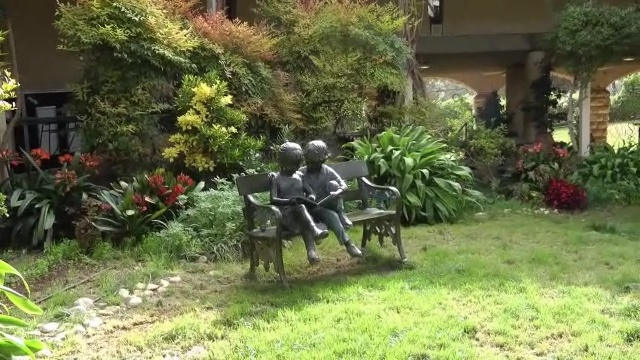
#> input picture video_frames/102.jpg, 640 x 360 px
$ python -i img_trans.py   (imports and definitions only)
#> lines starting #> are read from the running program, lines starting #| are printed output that depends on the picture
import numpy as np
import cv2
from keii_sdk.ir_color import ppbyIron

class img_trans():
    def __init__(self):
        pass

    # [305 lines left out: functions detect_crop_imhance, keii_read_u16img, Hist16to8_new, Hist_fuse16to8, Hist16to8, Hist16to8_v1 and 1 more, not called in this run]


    # 导向滤波
    # 导向滤波
    def guideFilter(self,I, g, radius, eps):
#> called with radius = 2, eps = 3251.2
        winSize = int(radius*2 +1)
        """I:导入的图像， g:引导图像"""
        mean_I = cv2.boxFilter(I, ddepth=-1, ksize=(winSize,winSize), normalize=1)  # I的均值平滑
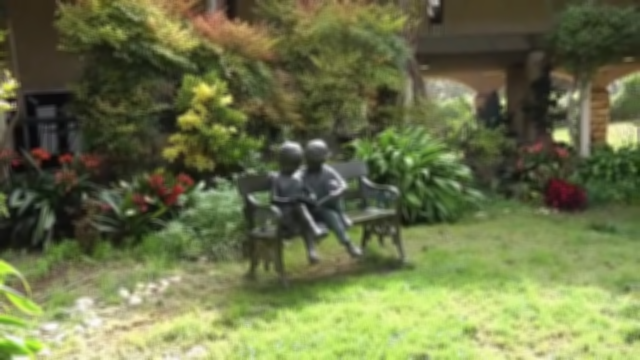
#> mean_I: shape (360, 640, 3) float32; mean R, G, B 108.7, 115.7, 73.1
        mean_g = cv2.boxFilter(g, ddepth=-1, ksize=(winSize,winSize), normalize=1)  # g的均值平滑

        mean_gg = cv2.boxFilter(g * g, ddepth=-1, ksize=(winSize,winSize), normalize=1)  # I*I的均值平滑
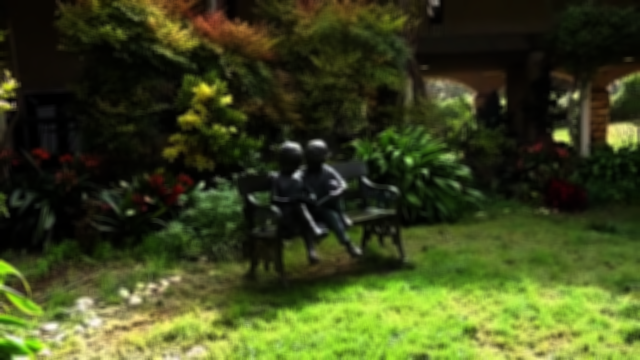
#> mean_gg: shape (360, 640, 3) float32; mean R, G, B 15572.5, 17825.6, 7445.7; drawn with min black and max white
        mean_Ig = cv2.boxFilter(I * g, ddepth=-1, ksize=(winSize,winSize), normalize=1)  # I*g的均值平滑

        var_g = mean_gg - mean_g * mean_g  # 方差
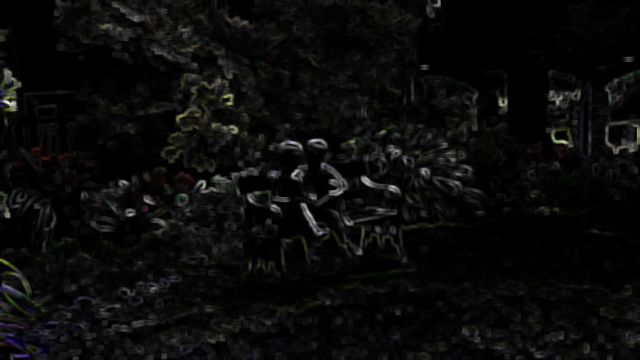
#> var_g: shape (360, 640, 3) float32; mean R, G, B 444.7, 446.9, 424.4; drawn with min black and max white
        cov_Ig = mean_Ig - mean_I * mean_g  # 协方差

        a = cov_Ig / (var_g + eps)  # 相关因子a
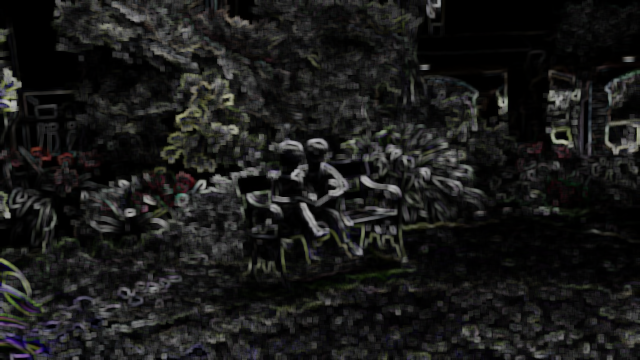
#> a: shape (360, 640, 3) float32; mean R, G, B 0.103, 0.103, 0.0989
        b = mean_I - a * mean_g  # 相关因子b
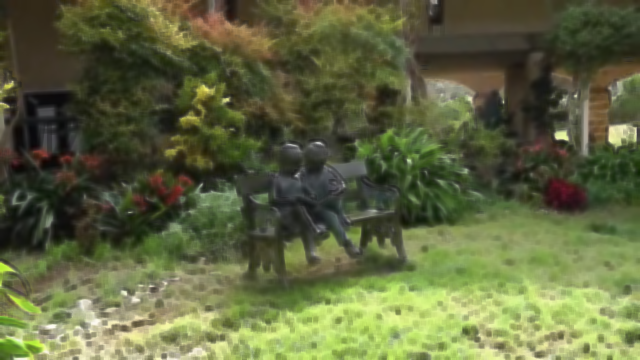
#> b: shape (360, 640, 3) float32; mean R, G, B 96.2, 102.5, 64.5

        mean_a = cv2.boxFilter(a, ddepth=-1, ksize=(winSize,winSize), normalize=1)  # 对a进行均值平滑
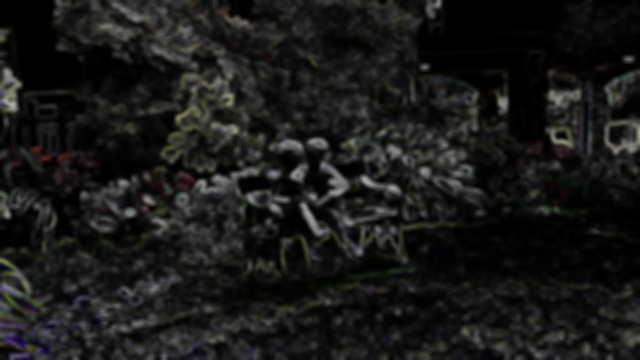
#> mean_a: shape (360, 640, 3) float32; mean R, G, B 0.103, 0.103, 0.0989
        mean_b = cv2.boxFilter(b, ddepth=-1, ksize=(winSize,winSize), normalize=1)  # 对b进行均值平滑

        out = mean_a * g + mean_b

        return out,mean_a,mean_b


    # [32 lines left out: function HS_ProAB, not called in this run]

    # 原图细节增强
    # GF& DDE ，基于引导滤波的数字细节增强(DDE)算法，当引导滤波器应用在气体红外图像上时，较小的窗口尺寸r和较小的ε将能得到满意的细节层
    def GF_DDE(self,imgA):

        # 导向滤波划分细节
        imgA =(imgA).astype("float32")
        eps =0.05 * 255 * 255       # ε最好不要超过0.1，ε较小时，细节层将由一些小的细节组成，例如背景噪音和微小的纹理结构。较大的ε将忽略某些纹理，并特别注意梯度大的边缘。
        radius = 2                  # 引导滤波使用的卷积核半径，滤波窗口变大平滑效果增加，图像更加模糊
        base,mean_a,mean_b = self.guideFilter(imgA, imgA, radius, eps)  # 效果不如官方
        # base = cv2.ximgproc.guidedFilter(guide=imgA, src=imgA, radius=radius, eps=eps)

        # 细节层增强
        detail= imgA - base.astype("float32")
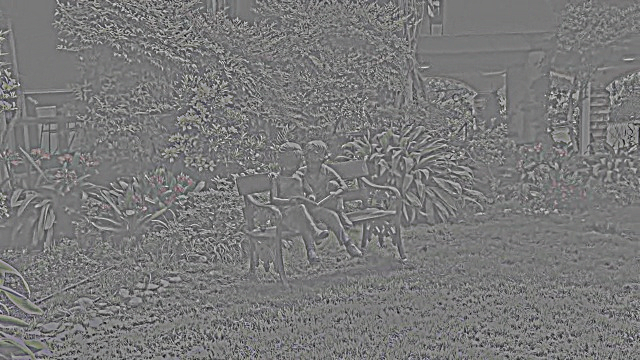
#> detail: shape (360, 640, 3) float32; mean R, G, B 0, 0, 0; drawn with min black and max white
        # detail = abs(detail)
        Gmax = 3
        Gmin = 1
        im_detail = ((Gmax-Gmin)*(1-mean_a)+Gmin)*detail
        im_detail =np.uint8(cv2.normalize(im_detail,None,0,255,cv2.NORM_MINMAX))

        # 基础层增强
        base =(base).astype("uint16")
        # clahe(限制对比度自适应直方图均衡化)
        # # 直方图整理
        # im_base= Hist16to8(base)
        # 局部直方图
        clahe = cv2.createCLAHE(clipLimit=2.0, tileGridSize=(8,8))
#> (the run stopped early here; a loop or call above may not have finished)

$ run again, on video_frames/108.jpg
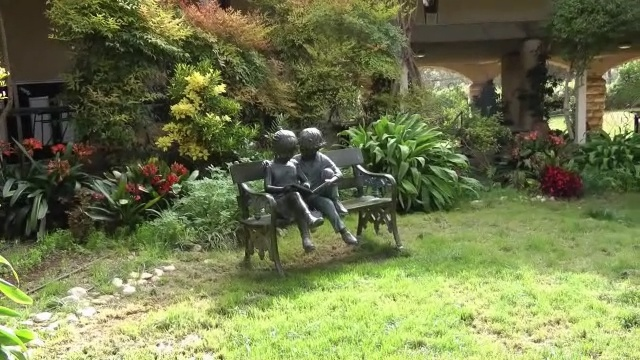
#> input picture video_frames/108.jpg, 640 x 360 px
#> in guideFilter, `mean_a = cv2.boxFilter(a, ddepth=-1, ksize=(winSize,winSize), normaliz..`:
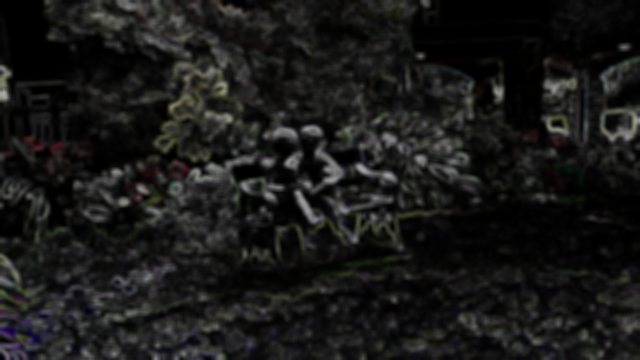
#> mean_a: shape (360, 640, 3) float32; mean R, G, B 0.103, 0.103, 0.0993
#> in GF_DDE, `detail= imgA - base.astype("float32")`:
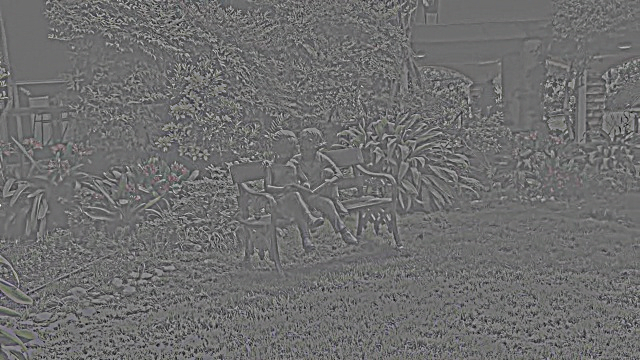
#> detail: shape (360, 640, 3) float32; mean R, G, B 0, 0, 0; drawn with min black and max white
